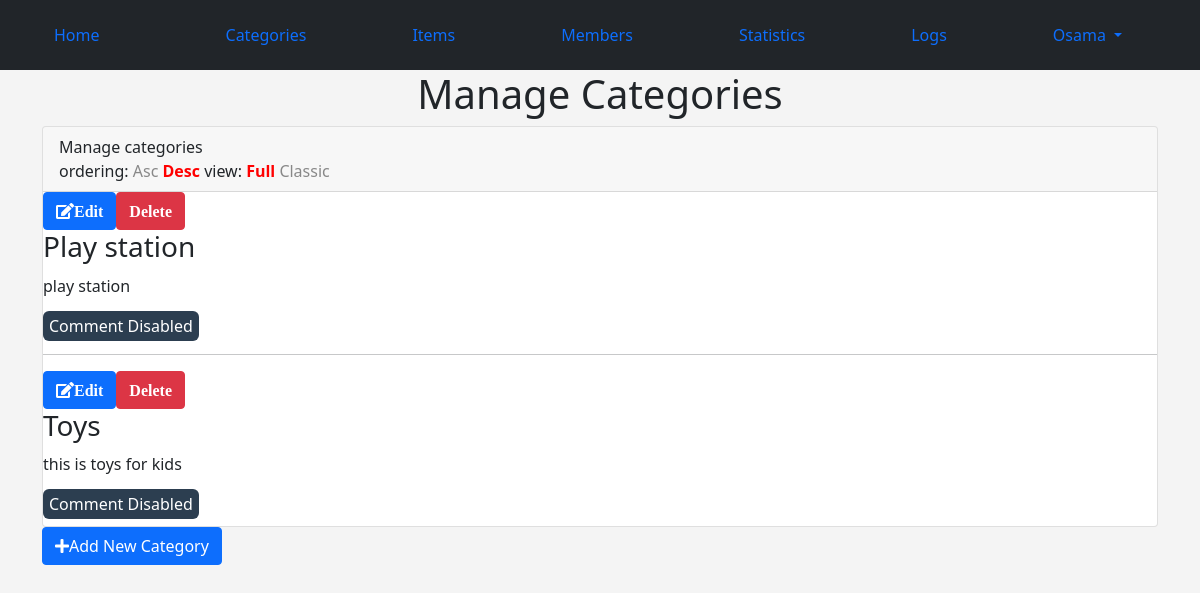
/admin-control/categories.php?sort=desc (signed in), run on the app's committed database.
### tables this page shows
CREATE TABLE `categories` (
  `ID` smallint NOT NULL,
  `Name` varchar(255) NOT NULL,
  `Description` text NOT NULL,
  `Ordering_View` int NOT NULL,
  `Visibility` tinyint NOT NULL DEFAULT '0',
  `Allow_Comment` tinyint NOT NULL DEFAULT '0',
  `Allow_Ads` tinyint NOT NULL DEFAULT '0'
);

### admin-control/categories.php (the view, shortened to what this page needs)
<?php
  if(isset($_SESSION['Username'])){
          include 'init.php';
          $do = isset($_GET['do'])  ?  $_GET['do'] : 'Manage';
          if($do == 'Manage'){
               $sort = 'ASC';
               $sort_array = array('asc','desc');
               if(isset($_GET['sort']) && in_array($_GET['sort'],$sort_array)){
                    $sort=$_GET['sort'];
               };
               $stmt2 = $con->prepare("SELECT * FROM categories ORDER BY Ordering_View $sort");
               $stmt2->execute();
               $cats = $stmt2->fetchAll(); ?>
               <h1 class="text-center">Manage Categories</h1>
               <div class="container categories">
                    <div class="card">
                         <div class="card-header">Manage categories
                              <div class="option pull-right">
                                   ordering:
                                   <a class="<?php if($sort == 'asc'){
                                        echo'active';
                                   } ?>"  href="?sort=asc">Asc</a>
                                   <a class="<?php if($sort == 'desc'){
                                        echo'active';
                                   } ?>" href="?sort=desc">Desc</a>
                                   view:
                                   <span class="active" data-view="full">Full</span>
                                   <span data-view="classic">Classic</span>
                              </div>
                         </div>
                         <div class="panel-body">
                              <?php
                                  foreach($cats as $cat){
                                   echo "<div class='cat'>";
                                        echo "<div class='hidden buttons'>";
                                            echo"<a href='categories.php?do=Edit&catid=" .$cat['ID'] . "' class='btn btn-xs btn-primary'><i class='fa fa-edit'>Edit</i></a>";
                                            echo"<a href='categories.php?do=Delete&catid=" .$cat['ID'] . "' class='confirm btn btn-xs btn-danger'><i class='fa fa-close'>Delete</i></a>";                                       echo"</div>";
                                        echo "<h3>". $cat['Name'] . "</h3>";
                                        echo "<div class='full-view'>";
                                            echo "<p>" ; if($cat['Description'] == '') {echo 'This category has no description ';} else {echo $cat['Description'] ;} echo"</p>";
                                            if($cat['Allow_Comment'] == 1) { echo '<span class="commenting" ><i class = "fa fa-close"></i>Comment Disabled<span/>';}
                                        echo "</div>";
                                   echo "</div>";
                                   echo "<hr>";
                                  }
                              ?>
                         </div>
                    </div>
                    <a class =" add-category btn btn-primary" href="categories.php?do=add"><i class="fa fa-plus"></i>Add New Category</a>
               </div>
          <?php
         }
    }else{
        header("Location : index.php");
        exit();
    }
?>

### admin-control/layout/css/backend.css (style rules this page uses)
body { background-color: #f4f4f4; font-size: 16px; }
.categories .cat h3 { margin: 0; cursor: pointer; }
.categories .cat .full-view { margin: 10px 0; }
.categories .cat .commenting { color: #FFF; border-radius: 6px; margin-right: 10px; padding: 4px 6px; background-color: #2c3e50; }
.categories .option a { color: #888; text-decoration: none; }
.categories .option span { color: #888; cursor: pointer; }
.categories .option .active { color: #F00; font-weight: bold; }
.categories .add-category { margin-bottom: 30px; }

### data on the page
categories: Name "Play station", Description "play station", Allow_Comment "Comment Disabled"
categories: Name "Toys", Description "this is toys for kids", Allow_Comment "Comment Disabled"

### other printed values
lang ('HOME_ADMIN') "Home"
lang ('CATEGORIES') "Categories"
lang ('ITEMS') "Items"
lang ('MEMBERS') "Members"
lang ('STATISTICS') "Statistics"
lang ('LOGS') "Logs"
